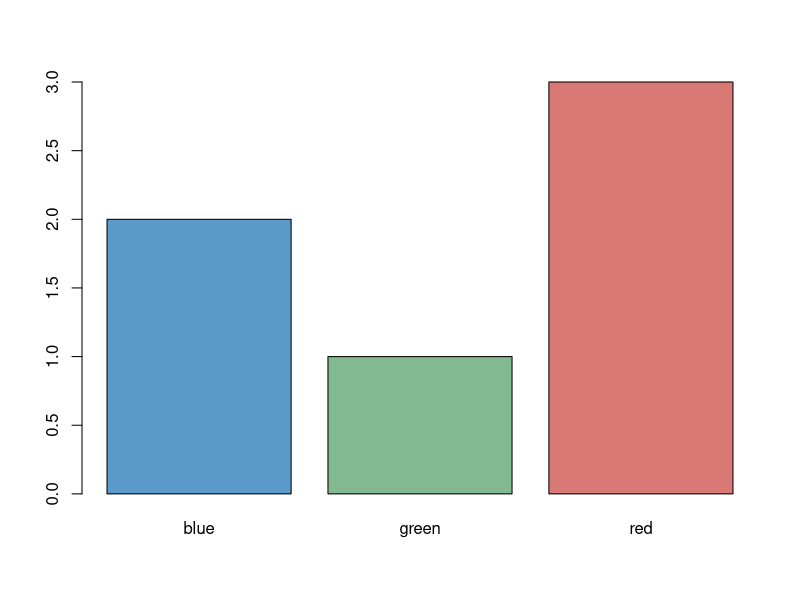

The R script that drew this image:
colour <- factor(c("red","blue","red","green","blue","red"))
table(colour)
prop.table(table(colour))
barplot(table(colour), col=c("#5b9ac9","#83b991","#d87976"))
